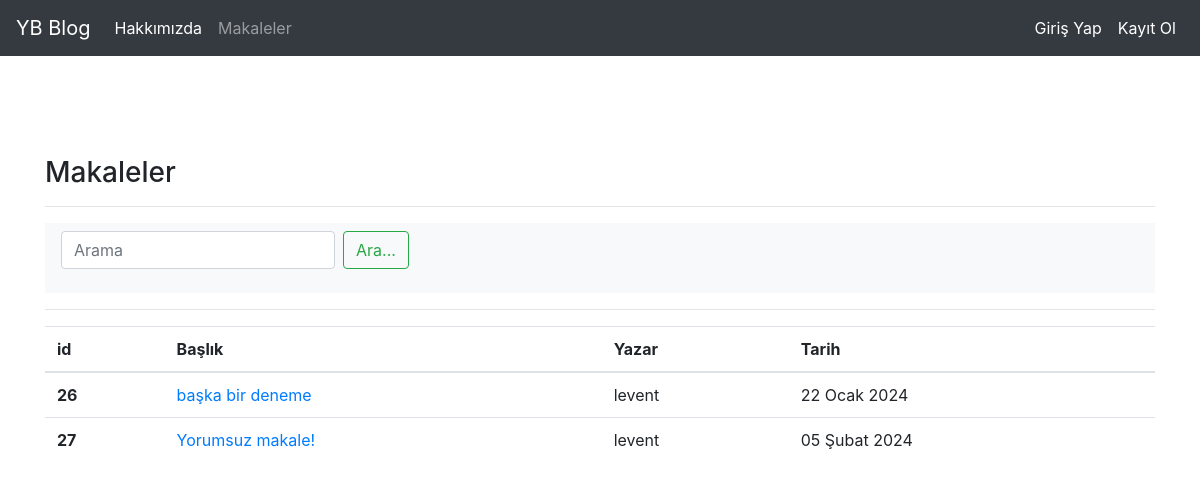
The app's page /articles/ with its own data.
### article/models.py (models this page shows, shortened)
class Article(models.Model):
    author = models.ForeignKey("auth.User",on_delete= models.CASCADE, verbose_name= "Yazar")
    titles = models.CharField(max_length=50,verbose_name="Başlık")
    content = RichTextField(verbose_name="İçerik")
    created_date = models.DateField(auto_now_add=True,verbose_name="Oluşturulma Tarihi")
    article_image = models.FileField(blank=True,null=True,verbose_name="Makale Fotoğrafı")

### article/views.py (the view)
# urls.py: path('',views.articles,name = "articles"),
def articles(request):
    keyword = request.GET.get("aramaKeyword")
    if keyword:
      articles = Article.objects.filter(titles__contains = keyword )
    else:
        articles = Article.objects.all()
    return render(request,"articles.html",{"articles":articles})

### templates/articles.html (shortened to what this page needs)
{% extends "layout.html" %}
{% block body%}
<h3>Makaleler</h3>
<hr>
<nav class="navbar navbar-light bg-light">
    <form class="form-inline">
      <input class="form-control mr-sm-2" type="search" placeholder="Arama" aria-label="Search" name = "aramaKeyword">
      <button class="btn btn-outline-success my-2 my-sm-0" type="submit">Ara...</button>
    </form>
  </nav>
  <hr>
{% if articles %}
<table class="table">
    <thead>
      <tr>
        <th scope="col">id</th>
        <th scope="col">Başlık</th>
        <th scope="col">Yazar</th>
        <th scope="col">Tarih</th>
      </tr>
    </thead>
    <tbody>
        {% for article in articles %}
        <tr>
            <th scope="row">{{article.id}}</th>
            <td><a href = "{% url 'article:detail' article.id %}">{{article.titles}}</td>
            <td>{{article.author.username}}</td>
            <td>{{article.created_date}}</td>
           </tr>
        {% endfor %}
    </tbody>
  </table>
  {% else %}
  <div class = "alert alert-danger"> Makale bulunamadı </div>
  {% endif %}
{% endblock%}

### records on screen
Article: id "26", titles "başka bir deneme", author.username "levent", created_date "22 Ocak 2024"
Article: id "27", titles "Yorumsuz makale!", author.username "levent", created_date "05 Şubat 2024"
